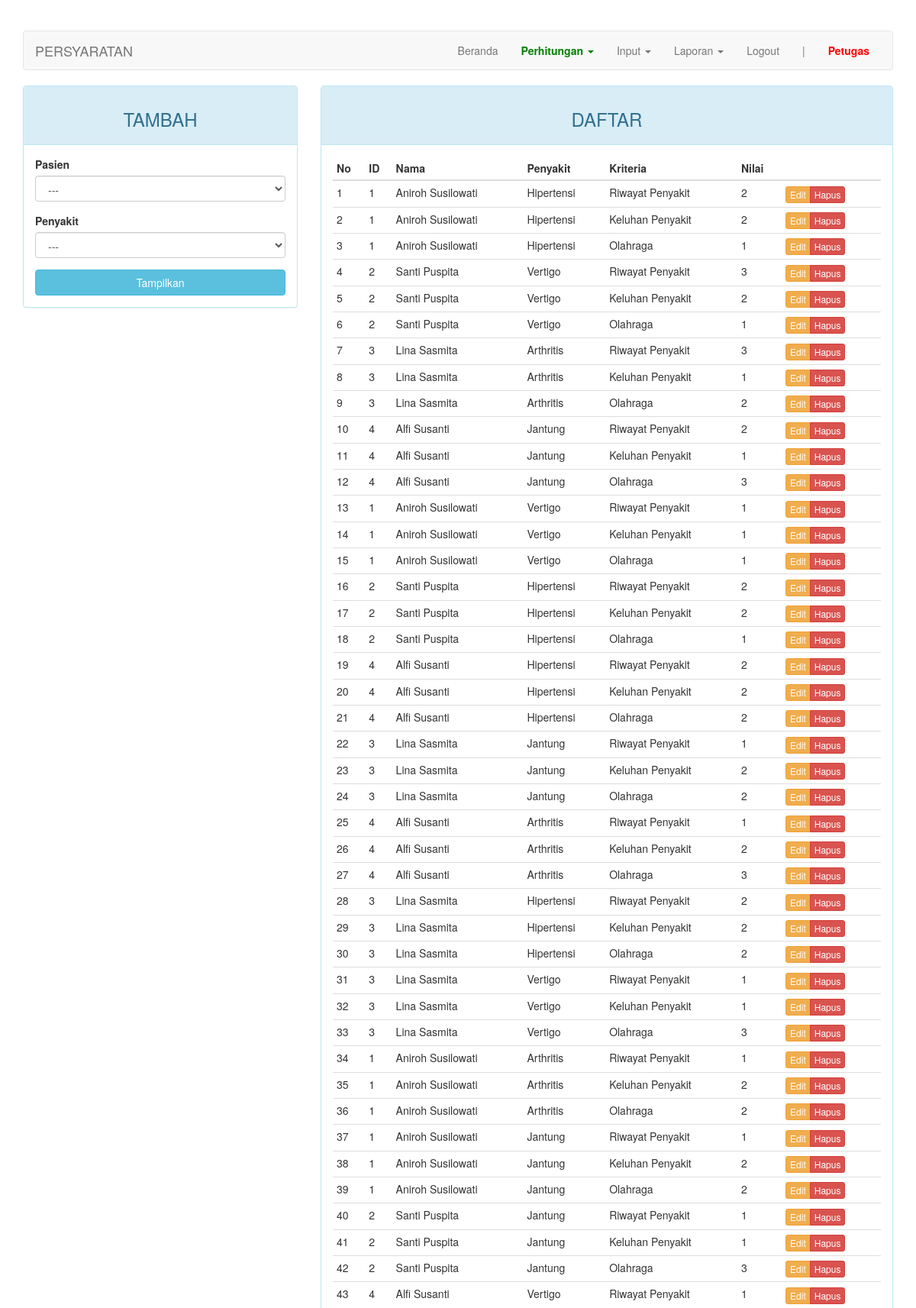
Page /index.php?page=nilai (signed in, upper part) on the committed database.
### tables this page shows
CREATE TABLE `nilai` (
  `id_nilai` int(11) NOT NULL,
  `id_penyakit` int(11) DEFAULT NULL,
  `id_kriteria` int(11) NOT NULL,
  `id_pasien` int(11) NOT NULL,
  `nilai` float DEFAULT NULL
);

CREATE TABLE `pasien` (
  `id_pasien` int(11) NOT NULL,
  `nama` varchar(50) NOT NULL,
  `tanggal_lahir` date DEFAULT NULL,
  `jenis_kelamin` enum('laki-laki','perempuan') DEFAULT NULL,
  `usia` int(3) NOT NULL,
  `alamat` varchar(80) NOT NULL,
  `riwayat_penyakit` varchar(80) NOT NULL,
  `olahraga` varchar(80) NOT NULL,
  `keluhan` varchar(80) NOT NULL,
  `berat_badan` int(5) NOT NULL,
  `tekanan_darah` int(7) NOT NULL,
  `bulan_periksa` varchar(25) NOT NULL
);

CREATE TABLE `penyakit` (
  `id_penyakit` int(11) NOT NULL,
  `nama` varchar(50) DEFAULT NULL
);

CREATE TABLE `kriteria` (
  `id_kriteria` int(11) NOT NULL,
  `id_penyakit` int(11) NOT NULL,
  `nama` varchar(50) DEFAULT NULL,
  `sifat` enum('min','max') DEFAULT NULL
);

### page/nilai.php (the view, shortened to what this page needs)
<?php
$update = (isset($_GET['action']) AND $_GET['action'] == 'update') ? true : false;
?>
<div class="row">
	<div class="col-md-4">
	    <div class="panel panel-<?= ($update) ? "warning" : "info" ?>">
	        <div class="panel-heading"><h3 class="text-center"><?= ($update) ? "EDIT" : "TAMBAH" ?></h3></div>
	        <div class="panel-body">
	            <form action="<?=$_SERVER["REQUEST_URI"]?>" method="post">
									<div class="form-group">
										<label for="id_pasien">Pasien</label>
										<?php if ($_POST): ?>
											<input type="text" name="id_pasien" value="<?=$_POST["id_pasien"]?>" class="form-control" readonly="on">
										<?php else: ?>
											<select class="form-control" name="id_pasien">
												<option>---</option>
											</select>
										<?php endif; ?>
									</div>
									<div class="form-group">
	                  <label for="id_penyakit">Penyakit</label>
										<?php if ($_POST): ?>
											<?php $q = $connection->query("SELECT nama FROM penyakit WHERE id_penyakit=$_POST[id_penyakit]"); ?>
											<input type="text"value="<?=$q->fetch_assoc()["nama"]?>" class="form-control" readonly="on">
											<input type="hidden" name="id_penyakit" value="<?=$_POST["id_penyakit"]?>">
										<?php else: ?>
											<select class="form-control" name="id_penyakit" id="penyakit">
												<option>---</option>
											</select>
										<?php endif; ?>
									</div>
	                <button type="submit" id="simpan" class="btn btn-<?= ($update) ? "warning" : "info" ?> btn-block"><?=($_POST) ? "Simpan" : "Tampilkan"?></button>
	            </form>
	        </div>
	    </div>
	</div>
	<div class="col-md-8">
	    <div class="panel panel-info">
	        <div class="panel-heading"><h3 class="text-center">DAFTAR</h3></div>
	        <div class="panel-body">
	            <table class="table table-condensed">
	                <thead>
	                    <tr>
	                        <th>No</th>
													<th>ID</th>
													<th>Nama</th>
	                        <th>Penyakit</th>
	                        <th>Kriteria</th>
	                        <th>Nilai</th>
	                        <th></th>
	                    </tr>
	                </thead>
	                <tbody>
	                    <?php $no = 1; ?>
	                    <?php if ($query = $connection->query("SELECT a.id_nilai, c.nama AS nama_penyakit, b.nama AS nama_kriteria, d.id_pasien, d.nama AS nama_pasien, a.nilai FROM nilai a JOIN kriteria b ON a.id_kriteria=b.id_kriteria JOIN penyakit c ON a.id_penyakit=c.id_penyakit JOIN pasien d ON d.id_pasien=a.id_pasien")): ?>
	                        <?php while($row = $query->fetch_assoc()): ?>
	                        <tr>
	                            <td><?=$no++?></td>
															<td><?=$row['id_pasien']?></td>
															<td><?=$row['nama_pasien']?></td>
	                            <td><?=$row['nama_penyakit']?></td>
	                            <td><?=$row['nama_kriteria']?></td>
	                            <td><?=$row['nilai']?></td>
	                            <td>
	                                <div class="btn-group">
	                                    <a href="?page=nilai&action=update&key=<?=$row['id_nilai']?>" class="btn btn-warning btn-xs">Edit</a>
	                                    <a href="?page=nilai&action=delete&key=<?=$row['id_nilai']?>" class="btn btn-danger btn-xs">Hapus</a>
	                                </div>
	                            </td>
	                        </tr>
	                        <?php endwhile ?>
	                    <?php endif ?>
	                </tbody>
	            </table>
	        </div>
	    </div>
	</div>
</div>

### index.php (style rules this page uses)
body { margin-top: 40px; }

### rows in the picture
nilai: id_pasien.id_pasien "1", id_pasien.nama "Aniroh Susilowati", id_penyakit.nama "Hipertensi", id_kriteria.nama "Riwayat Penyakit", nilai "2"
nilai: id_pasien.id_pasien "1", id_pasien.nama "Aniroh Susilowati", id_penyakit.nama "Hipertensi", id_kriteria.nama "Keluhan Penyakit", nilai "2"
nilai: id_pasien.id_pasien "1", id_pasien.nama "Aniroh Susilowati", id_penyakit.nama "Hipertensi", id_kriteria.nama "Olahraga", nilai "1"
nilai: id_pasien.id_pasien "2", id_pasien.nama "Santi Puspita", id_penyakit.nama "Vertigo", id_kriteria.nama "Riwayat Penyakit", nilai "3"
nilai: id_pasien.id_pasien "2", id_pasien.nama "Santi Puspita", id_penyakit.nama "Vertigo", id_kriteria.nama "Keluhan Penyakit", nilai "2"
nilai: id_pasien.id_pasien "2", id_pasien.nama "Santi Puspita", id_penyakit.nama "Vertigo", id_kriteria.nama "Olahraga", nilai "1"
nilai: id_pasien.id_pasien "3", id_pasien.nama "Lina Sasmita", id_penyakit.nama "Arthritis", id_kriteria.nama "Riwayat Penyakit", nilai "3"
nilai: id_pasien.id_pasien "3", id_pasien.nama "Lina Sasmita", id_penyakit.nama "Arthritis", id_kriteria.nama "Keluhan Penyakit", nilai "1"
nilai: id_pasien.id_pasien "3", id_pasien.nama "Lina Sasmita", id_penyakit.nama "Arthritis", id_kriteria.nama "Olahraga", nilai "2"
nilai: id_pasien.id_pasien "4", id_pasien.nama "Alfi Susanti", id_penyakit.nama "Jantung", id_kriteria.nama "Riwayat Penyakit", nilai "2"
nilai: id_pasien.id_pasien "4", id_pasien.nama "Alfi Susanti", id_penyakit.nama "Jantung", id_kriteria.nama "Keluhan Penyakit", nilai "1"
nilai: id_pasien.id_pasien "4", id_pasien.nama "Alfi Susanti", id_penyakit.nama "Jantung", id_kriteria.nama "Olahraga", nilai "3"
nilai: id_pasien.id_pasien "1", id_pasien.nama "Aniroh Susilowati", id_penyakit.nama "Vertigo", id_kriteria.nama "Riwayat Penyakit", nilai "1"
nilai: id_pasien.id_pasien "1", id_pasien.nama "Aniroh Susilowati", id_penyakit.nama "Vertigo", id_kriteria.nama "Keluhan Penyakit", nilai "1"
nilai: id_pasien.id_pasien "1", id_pasien.nama "Aniroh Susilowati", id_penyakit.nama "Vertigo", id_kriteria.nama "Olahraga", nilai "1"
nilai: id_pasien.id_pasien "2", id_pasien.nama "Santi Puspita", id_penyakit.nama "Hipertensi", id_kriteria.nama "Riwayat Penyakit", nilai "2"
nilai: id_pasien.id_pasien "2", id_pasien.nama "Santi Puspita", id_penyakit.nama "Hipertensi", id_kriteria.nama "Keluhan Penyakit", nilai "2"
nilai: id_pasien.id_pasien "2", id_pasien.nama "Santi Puspita", id_penyakit.nama "Hipertensi", id_kriteria.nama "Olahraga", nilai "1"
nilai: id_pasien.id_pasien "4", id_pasien.nama "Alfi Susanti", id_penyakit.nama "Hipertensi", id_kriteria.nama "Riwayat Penyakit", nilai "2"
nilai: id_pasien.id_pasien "4", id_pasien.nama "Alfi Susanti", id_penyakit.nama "Hipertensi", id_kriteria.nama "Keluhan Penyakit", nilai "2"
nilai: id_pasien.id_pasien "4", id_pasien.nama "Alfi Susanti", id_penyakit.nama "Hipertensi", id_kriteria.nama "Olahraga", nilai "2"
nilai: id_pasien.id_pasien "3", id_pasien.nama "Lina Sasmita", id_penyakit.nama "Jantung", id_kriteria.nama "Riwayat Penyakit", nilai "1"
nilai: id_pasien.id_pasien "3", id_pasien.nama "Lina Sasmita", id_penyakit.nama "Jantung", id_kriteria.nama "Keluhan Penyakit", nilai "2"
nilai: id_pasien.id_pasien "3", id_pasien.nama "Lina Sasmita", id_penyakit.nama "Jantung", id_kriteria.nama "Olahraga", nilai "2"
nilai: id_pasien.id_pasien "4", id_pasien.nama "Alfi Susanti", id_penyakit.nama "Arthritis", id_kriteria.nama "Riwayat Penyakit", nilai "1"
nilai: id_pasien.id_pasien "4", id_pasien.nama "Alfi Susanti", id_penyakit.nama "Arthritis", id_kriteria.nama "Keluhan Penyakit", nilai "2"
nilai: id_pasien.id_pasien "4", id_pasien.nama "Alfi Susanti", id_penyakit.nama "Arthritis", id_kriteria.nama "Olahraga", nilai "3"
nilai: id_pasien.id_pasien "3", id_pasien.nama "Lina Sasmita", id_penyakit.nama "Hipertensi", id_kriteria.nama "Riwayat Penyakit", nilai "2"
nilai: id_pasien.id_pasien "3", id_pasien.nama "Lina Sasmita", id_penyakit.nama "Hipertensi", id_kriteria.nama "Keluhan Penyakit", nilai "2"
nilai: id_pasien.id_pasien "3", id_pasien.nama "Lina Sasmita", id_penyakit.nama "Hipertensi", id_kriteria.nama "Olahraga", nilai "2"
nilai: id_pasien.id_pasien "3", id_pasien.nama "Lina Sasmita", id_penyakit.nama "Vertigo", id_kriteria.nama "Riwayat Penyakit", nilai "1"
nilai: id_pasien.id_pasien "3", id_pasien.nama "Lina Sasmita", id_penyakit.nama "Vertigo", id_kriteria.nama "Keluhan Penyakit", nilai "1"
nilai: id_pasien.id_pasien "3", id_pasien.nama "Lina Sasmita", id_penyakit.nama "Vertigo", id_kriteria.nama "Olahraga", nilai "3"
nilai: id_pasien.id_pasien "1", id_pasien.nama "Aniroh Susilowati", id_penyakit.nama "Arthritis", id_kriteria.nama "Riwayat Penyakit", nilai "1"
nilai: id_pasien.id_pasien "1", id_pasien.nama "Aniroh Susilowati", id_penyakit.nama "Arthritis", id_kriteria.nama "Keluhan Penyakit", nilai "2"
nilai: id_pasien.id_pasien "1", id_pasien.nama "Aniroh Susilowati", id_penyakit.nama "Arthritis", id_kriteria.nama "Olahraga", nilai "2"
nilai: id_pasien.id_pasien "1", id_pasien.nama "Aniroh Susilowati", id_penyakit.nama "Jantung", id_kriteria.nama "Riwayat Penyakit", nilai "1"
nilai: id_pasien.id_pasien "1", id_pasien.nama "Aniroh Susilowati", id_penyakit.nama "Jantung", id_kriteria.nama "Keluhan Penyakit", nilai "2"
nilai: id_pasien.id_pasien "1", id_pasien.nama "Aniroh Susilowati", id_penyakit.nama "Jantung", id_kriteria.nama "Olahraga", nilai "2"
nilai: id_pasien.id_pasien "2", id_pasien.nama "Santi Puspita", id_penyakit.nama "Jantung", id_kriteria.nama "Riwayat Penyakit", nilai "1"
nilai: id_pasien.id_pasien "2", id_pasien.nama "Santi Puspita", id_penyakit.nama "Jantung", id_kriteria.nama "Keluhan Penyakit", nilai "1"
nilai: id_pasien.id_pasien "2", id_pasien.nama "Santi Puspita", id_penyakit.nama "Jantung", id_kriteria.nama "Olahraga", nilai "3"
nilai: id_pasien.id_pasien "4", id_pasien.nama "Alfi Susanti", id_penyakit.nama "Vertigo", id_kriteria.nama "Riwayat Penyakit", nilai "1"

### other values in the picture
$str "PERSYARATAN"
$_SESSION["username"] "Petugas"
